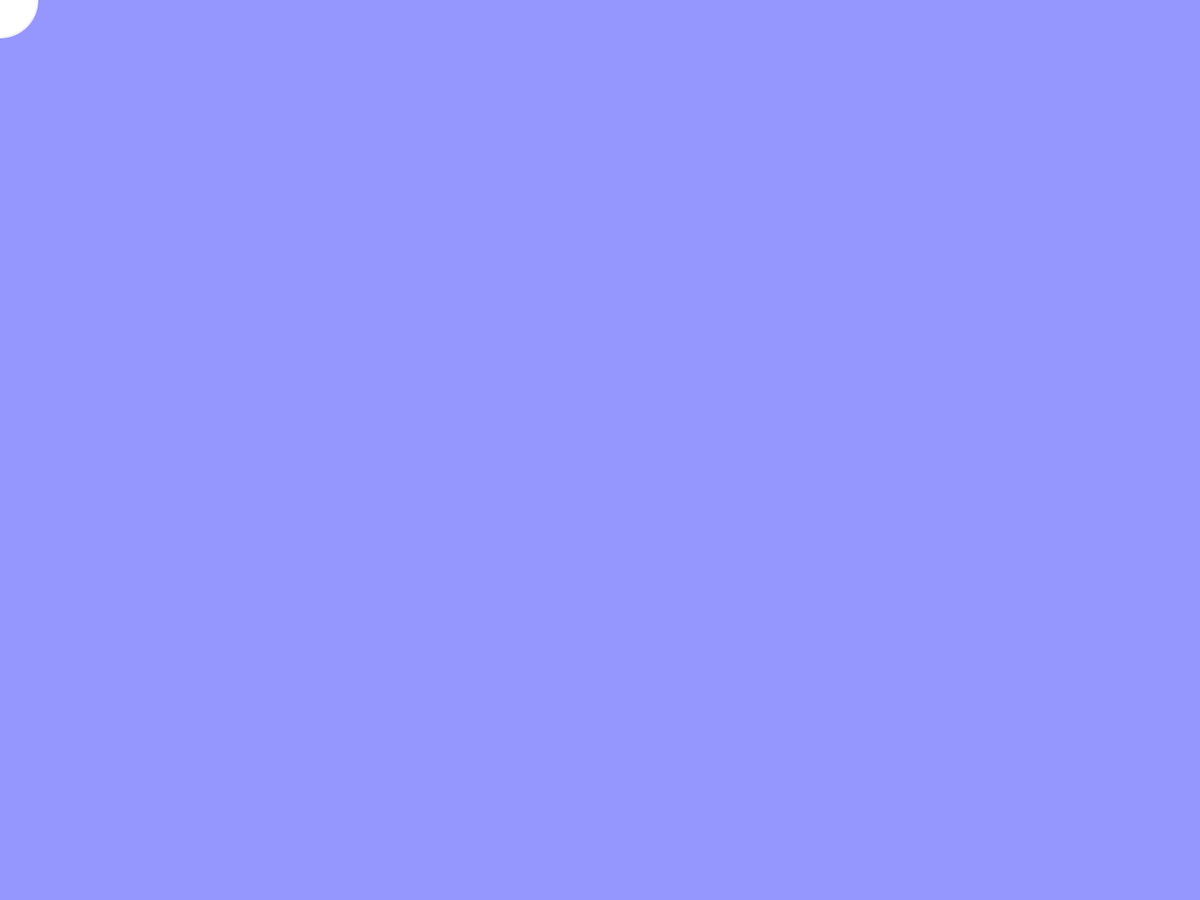
Frame 1 (no input)
Frame 60 (the mouse pressed at the canvas centre just before this capture): identical to frame 1, image omitted
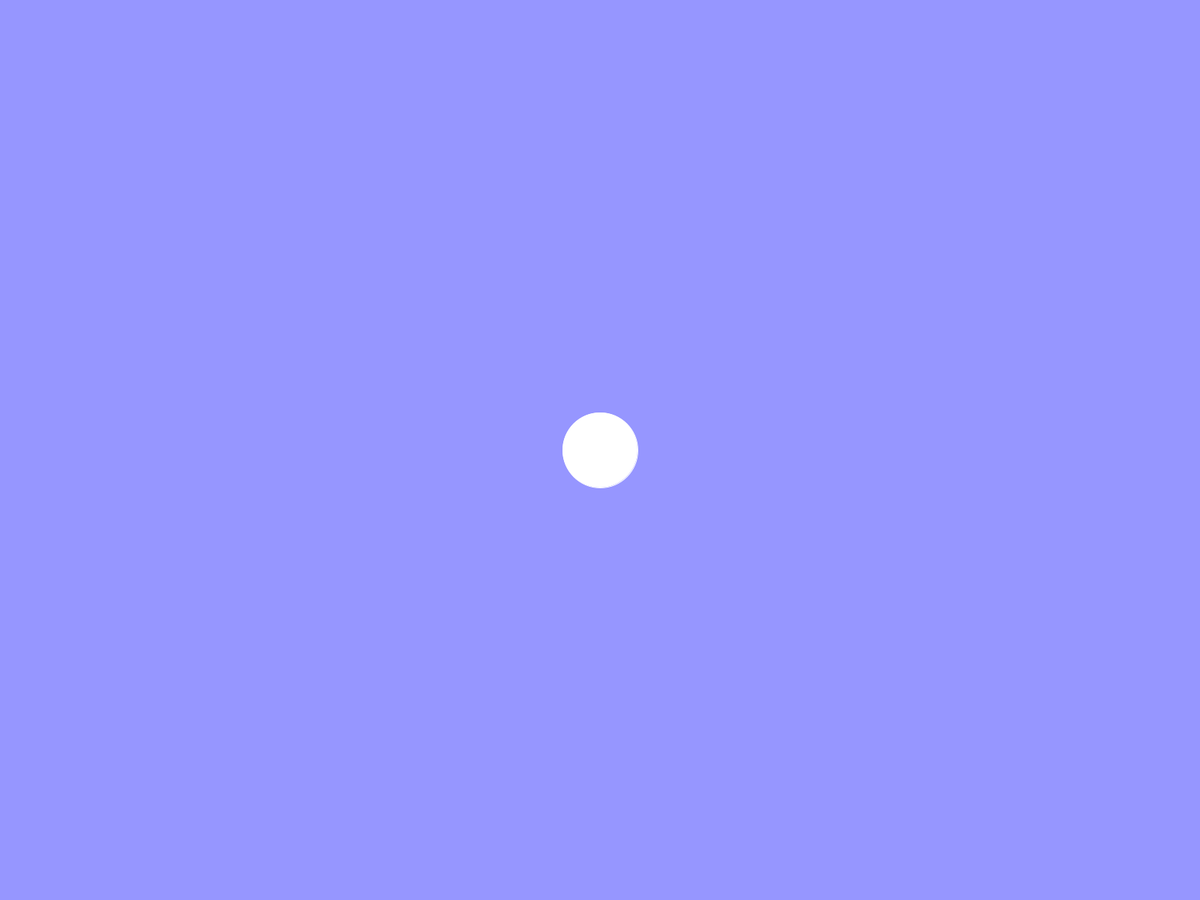
Frame 120 (the mouse held since frame 60 and released just before this capture)

The Processing sketch that drew these frames (run headless with seeded random() and noise(); from frame 60 on, the mouse is pressed at the canvas centre):

// Processing sketch: HiLuke
// ── HiLuke.pde
void setup()
{
  fullScreen();
  
  background(150, 150, 350);
  stroke(255);
  text("Hi, Luke!", width/2, height/2);
} // setup()

void draw()
{
  background(150, 150, 255);
  ellipse(mouseX, mouseY, 100, 100);
} // draw()
